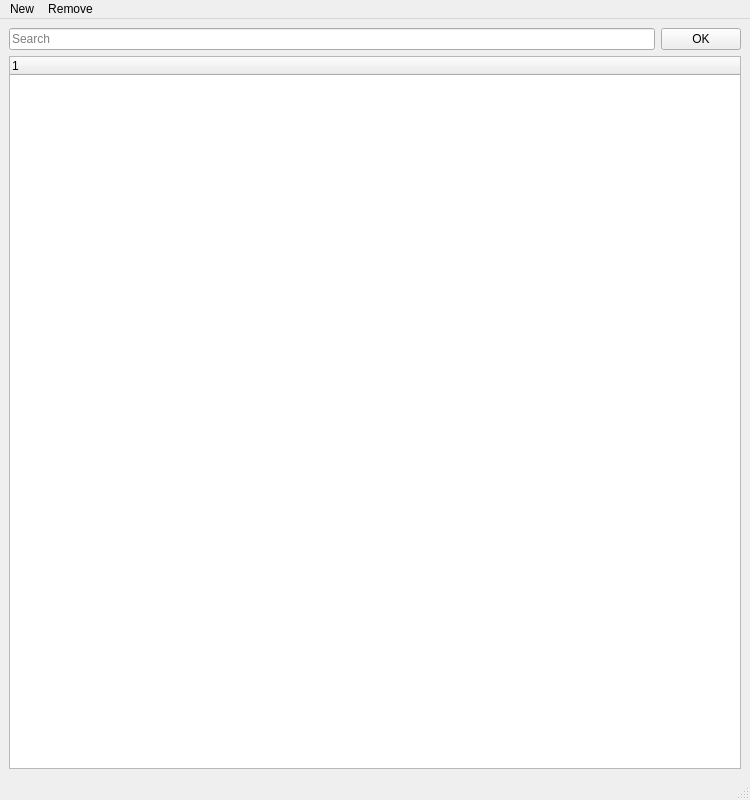
<?xml version="1.0" encoding="UTF-8"?>
<ui version="4.0">
 <class>MainWindow</class>
 <widget class="QMainWindow" name="MainWindow">
  <property name="geometry">
   <rect>
    <x>0</x>
    <y>0</y>
    <width>750</width>
    <height>800</height>
   </rect>
  </property>
  <property name="sizePolicy">
   <sizepolicy hsizetype="Preferred" vsizetype="MinimumExpanding">
    <horstretch>0</horstretch>
    <verstretch>0</verstretch>
   </sizepolicy>
  </property>
  <property name="maximumSize">
   <size>
    <width>1000</width>
    <height>1000</height>
   </size>
  </property>
  <property name="windowTitle">
   <string>Password Manager - Vault</string>
  </property>
  <property name="styleSheet">
   <string notr="true"/>
  </property>
  <widget class="QWidget" name="centralwidget">
   <property name="sizePolicy">
    <sizepolicy hsizetype="Preferred" vsizetype="Preferred">
     <horstretch>0</horstretch>
     <verstretch>0</verstretch>
    </sizepolicy>
   </property>
   <property name="styleSheet">
    <string notr="true"/>
   </property>
   <layout class="QVBoxLayout" name="verticalLayout">
    <property name="sizeConstraint">
     <enum>QLayout::SetMaximumSize</enum>
    </property>
    <item>
     <layout class="QHBoxLayout" name="horizontalLayout">
      <property name="sizeConstraint">
       <enum>QLayout::SetMaximumSize</enum>
      </property>
      <item>
       <widget class="QLineEdit" name="searchBar">
        <property name="autoFillBackground">
         <bool>false</bool>
        </property>
        <property name="placeholderText">
         <string>Search</string>
        </property>
       </widget>
      </item>
      <item>
       <widget class="QPushButton" name="OKButton">
        <property name="text">
         <string>OK</string>
        </property>
       </widget>
      </item>
     </layout>
    </item>
    <item>
     <layout class="QHBoxLayout" name="horizontalLayout_2">
      <property name="spacing">
       <number>0</number>
      </property>
      <property name="sizeConstraint">
       <enum>QLayout::SetDefaultConstraint</enum>
      </property>
      <item>
       <widget class="QTreeWidget" name="Explorer">
        <property name="sizePolicy">
         <sizepolicy hsizetype="Preferred" vsizetype="MinimumExpanding">
          <horstretch>0</horstretch>
          <verstretch>0</verstretch>
         </sizepolicy>
        </property>
        <property name="minimumSize">
         <size>
          <width>300</width>
          <height>0</height>
         </size>
        </property>
        <property name="maximumSize">
         <size>
          <width>16777215</width>
          <height>16777215</height>
         </size>
        </property>
        <property name="baseSize">
         <size>
          <width>300</width>
          <height>0</height>
         </size>
        </property>
        <property name="focusPolicy">
         <enum>Qt::ClickFocus</enum>
        </property>
        <property name="frameShape">
         <enum>QFrame::StyledPanel</enum>
        </property>
        <property name="sizeAdjustPolicy">
         <enum>QAbstractScrollArea::AdjustToContents</enum>
        </property>
        <property name="animated">
         <bool>true</bool>
        </property>
        <property name="allColumnsShowFocus">
         <bool>true</bool>
        </property>
        <property name="headerHidden">
         <bool>false</bool>
        </property>
        <attribute name="headerMinimumSectionSize">
         <number>50</number>
        </attribute>
        <attribute name="headerDefaultSectionSize">
         <number>50</number>
        </attribute>
        <attribute name="headerStretchLastSection">
         <bool>true</bool>
        </attribute>
        <column>
         <property name="text">
          <string notr="true">1</string>
         </property>
        </column>
       </widget>
      </item>
      <item>
       <layout class="QGridLayout" name="gridLayout" columnstretch="0" rowminimumheight="0" columnminimumwidth="0">
        <property name="sizeConstraint">
         <enum>QLayout::SetMinimumSize</enum>
        </property>
        <property name="spacing">
         <number>5</number>
        </property>
       </layout>
      </item>
     </layout>
    </item>
   </layout>
  </widget>
  <widget class="QStatusBar" name="statusbar"/>
  <widget class="QMenuBar" name="menubar">
   <property name="geometry">
    <rect>
     <x>0</x>
     <y>0</y>
     <width>750</width>
     <height>21</height>
    </rect>
   </property>
   <widget class="QMenu" name="menuNew">
    <property name="title">
     <string>New</string>
    </property>
    <addaction name="newEntry"/>
    <addaction name="newFolder"/>
   </widget>
   <widget class="QMenu" name="menuRemove">
    <property name="title">
     <string>Remove</string>
    </property>
    <addaction name="actionRemove_Folder_won_t_remove_contents"/>
    <addaction name="actionRemove_Entry"/>
   </widget>
   <addaction name="menuNew"/>
   <addaction name="menuRemove"/>
  </widget>
  <action name="newEntry">
   <property name="text">
    <string>New Entry</string>
   </property>
  </action>
  <action name="newFolder">
   <property name="text">
    <string>New Folder</string>
   </property>
  </action>
  <action name="actionRemove_Folder_won_t_remove_contents">
   <property name="text">
    <string>Remove Folder (won't remove contents)</string>
   </property>
  </action>
  <action name="actionRemove_Entry">
   <property name="text">
    <string>Remove Entry</string>
   </property>
  </action>
 </widget>
 <resources/>
 <connections/>
</ui>
